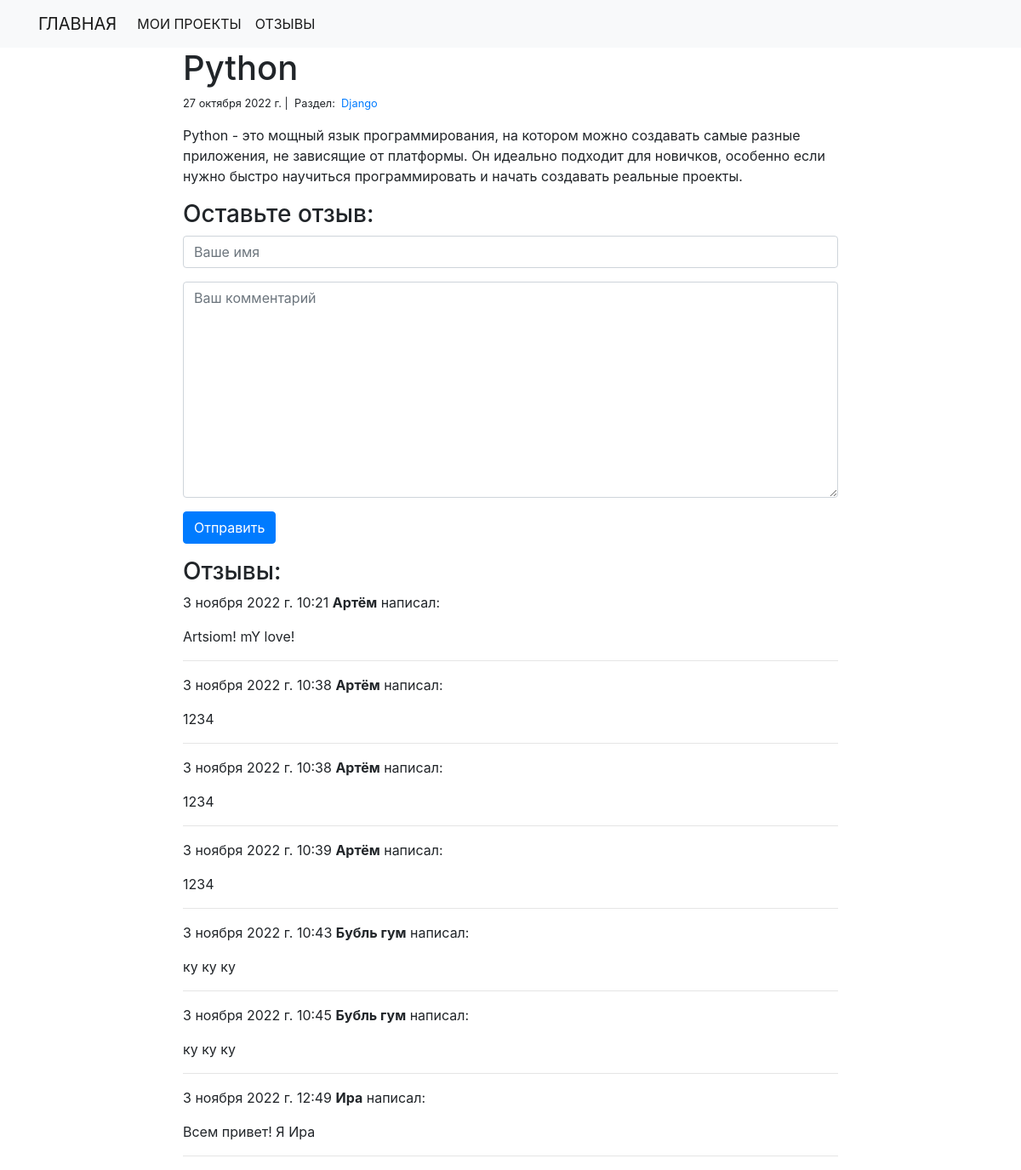
The app's page /blog/2/ with its own data.
### blog/models.py (models this page shows)
class Post(models.Model):
    title = models.CharField(max_length=50)
    body = models.TextField()
    created_on = models.DateTimeField(auto_now_add=True)
    last_modified = models.DateTimeField(auto_now=True)
    categories = models.ManyToManyField('Category',related_name='posts')

class Category(models.Model):
    name = models.CharField(max_length=50)

class Comment(models.Model):
    author = models.CharField(max_length=200)
    body = models.TextField()
    created_on = models.DateTimeField(auto_now_add=True)
    post = models.ForeignKey('Post', on_delete=models.CASCADE)

### blog/views.py (the view, shortened to what this page needs)
# urls.py: path('<int:pk>/',views.blog_detail, name='blog_detail'),
def blog_detail(request,pk):
    post = Post.objects.get(pk=pk)
    form = CommentForm()
    comments = Comment.objects.filter(post=post)
    context = {
        'post':post,
        'comments':comments,
        'form':form
    }
    return render(request,'blog_detail.html',context)

### blog/forms.py
class CommentForm(forms.Form):
    author = forms.CharField(
        max_length=60,
        widget= forms.TextInput(attrs={
            'class': 'form-control',
            'placeholder':'Ваше имя'
        })
    )
    body = forms.CharField(
        widget=forms.Textarea(attrs={
            'class': 'form-control',
            'placeholder': 'Ваш комментарий'
        })
    )

### blog/templates/blog_detail.html (shortened to what this page needs)
{% extends "base.html" %}
{% block page_content %}
<div class="col-md-8 offset-md-2">
    <h1>{{ post.title }}</h1>
    <small>
        {{ post.created_on.date }} |&nbsp;
        Раздел:&nbsp;
        {% for category in post.categories.all %}
        <a href="{% url 'blog_category' category.name%}">
            {{ category.name }}
        </a>&nbsp;
        {% endfor %}
    </small>
    <p>{{ post.body | linebreaks }}</p>
    <h3>Оставьте отзыв:</h3>
    <form action="/blog/{{post.pk}}/" method="post">
        <div class="form-group">
            {{ form.author }}
        </div>
        <div class="form-group">
            {{ form.body }}
        </div>
        <button type="submit" class="btn btn-primary">Отправить</button>
    </form>
    <h3>Отзывы:</h3>
    {% for comment in comments %}
    <p>
        {{comment.created_on.date}}
        {{comment.created_on.time}}
        <b>{{ comment.author }}</b> написал:
    </p>
    <p>{{ comment.body }}</p>
    <hr>
    {% endfor %}
</div>
{% endblock %}

### portfolio/templates/base.html (shortened to what this page needs)
<link rel="stylesheet" href="https://cdn.jsdelivr.net/npm/bootstrap@4.4.1/dist/css/bootstrap.min.css">
<nav class="navbar navbar-expand-lg navbar-light bg-light">
  <div class="container">
    <a class="navbar-brand" href="{% url 'project_index' %}">ГЛАВНАЯ</a>
    <div class="collapse navbar-collapse" id="navbarSupportedContent">
      <ul class="navbar-nav mr-auto">
        <li class="nav-item active">
          <a class="nav-link" href="{% url 'project_index' %}">МОИ ПРОЕКТЫ</a>
        </li>
        <li class="nav-item active">
          <a class="nav-link" href="{% url 'blog_index' %}">ОТЗЫВЫ</a>
        </li>
      </ul>
    </div>
  </div>
</nav>
{%block page_content%}
{%endblock%}

### records on screen
Post: title "Python", created_on "27 октября 2022 г.", body "Python - это мощный язык программирования, на котором можно создавать самые разные приложения, не зависящие от платформы. Он идеально подходит для новичков, особенно если нужно быстро научиться программировать и начать создавать реальные проекты."
Category: name "Django"
Comment: created_on "3 ноября 2022 г.", created_on.time "10:21", author "Артём", body "Artsiom! mY love!"
Comment: created_on "3 ноября 2022 г.", created_on.time "10:38", author "Артём", body "1234"
Comment: created_on "3 ноября 2022 г.", created_on.time "10:38", author "Артём", body "1234"
Comment: created_on "3 ноября 2022 г.", created_on.time "10:39", author "Артём", body "1234"
Comment: created_on "3 ноября 2022 г.", created_on.time "10:43", author "Бубль гум", body "ку ку ку"
Comment: created_on "3 ноября 2022 г.", created_on.time "10:45", author "Бубль гум", body "ку ку ку"
Comment: created_on "3 ноября 2022 г.", created_on.time "12:49", author "Ира", body "Всем привет! Я Ира"
